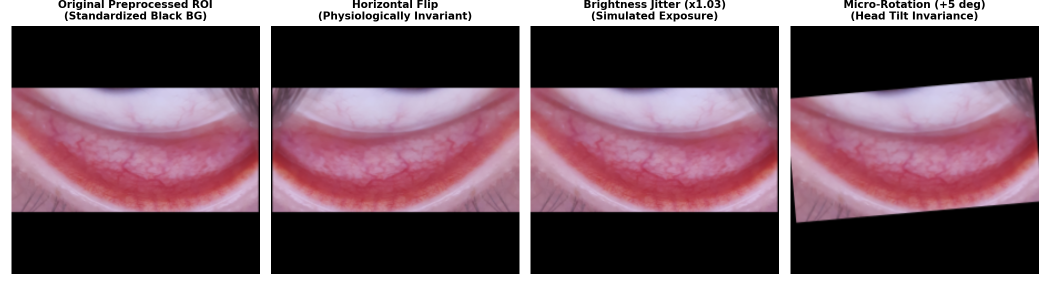
#> input picture reports/model_audit/data_augmentation_samples.png, 2100 x 600 px (shown at 1/2 size)
$ python -i preprocessing.py   (imports and definitions only)   (older library calls are emulated)
#> lines starting #> are read from the running program, lines starting #| are printed output that depends on the picture
#> further down, picture is the input picture: shape (600, 2100, 3); mean B, G, R 108.4, 98.9, 123.1
"""
AnemiaSense — Nail Preprocessing Pipeline
Implements the 10-step verified input pipeline for the MobileNetV3Large model.

CRITICAL ARCHITECTURAL CONTRACT:
The model contains an internal Rescaling(scale=1/127.5, offset=-1.0) layer that
maps [0, 255] to [-1.0, 1.0] inside the computational graph.
Input must be supplied as raw float32 pixels in the range [0.0, 255.0].
External normalization to [-1, 1] must NOT be applied to avoid double normalization.
"""

from typing import Optional, Tuple, Dict, Any, Union
from pathlib import Path
import cv2
import numpy as np
import tensorflow as tf


def validate_nail_image(image_input: Union[np.ndarray, bytes, bytearray]) -> np.ndarray:
    """
    Validates that the input is a readable, non-empty RGB/BGR image.
    Rejects corrupted, empty, or unreadable inputs with descriptive ValueError.
    Returns RGB uint8 numpy array with shape (H, W, 3).
    """
    if image_input is None:
        raise ValueError("Input image is None. Please provide a valid image.")

    if isinstance(image_input, (bytes, bytearray)):
        if len(image_input) == 0:
            raise ValueError("Input image bytes are empty (0 bytes).")
        nparr = np.frombuffer(image_input, np.uint8)
        img = cv2.imdecode(nparr, cv2.IMREAD_COLOR)
        if img is None:
            raise ValueError("Unable to decode image bytes. Unsupported or corrupted file format.")
        img_rgb = cv2.cvtColor(img, cv2.COLOR_BGR2RGB)
    elif hasattr(image_input, "convert") and hasattr(image_input, "mode"):
        # PIL.Image.Image instance
        img_rgb = np.array(image_input.convert("RGB"), dtype=np.uint8)
    elif isinstance(image_input, (str, Path)):
        p = Path(image_input)
        if not p.is_file():
            raise ValueError(f"Image file not found: {image_input}")
        with open(p, "rb") as f:
            raw_bytes = f.read()
        return validate_nail_image(raw_bytes)
    elif isinstance(image_input, np.ndarray):
        if image_input.size == 0:
            raise ValueError("Input image array is empty (size 0).")
        if image_input.ndim == 2:
            img_rgb = cv2.cvtColor(image_input, cv2.COLOR_GRAY2RGB)
        elif image_input.ndim == 3:
            if image_input.shape[2] == 4:
                img_rgb = cv2.cvtColor(image_input, cv2.COLOR_RGBA2RGB)
            elif image_input.shape[2] == 3:
                # Assume already RGB if passed from web handler
                img_rgb = image_input.copy()
            else:
                raise ValueError(f"Unsupported channel count: {image_input.shape[2]}")
        else:
            raise ValueError(f"Unsupported array dimensions: {image_input.ndim}")
    else:
        raise ValueError(f"Unsupported image input type: {type(image_input)}")

    if img_rgb.shape[0] < 16 or img_rgb.shape[1] < 16:
        raise ValueError(f"Image resolution too small: {img_rgb.shape[1]}x{img_rgb.shape[0]}. Minimum is 16x16.")

    return img_rgb


def evaluate_nail_image_quality(img_rgb: np.ndarray) -> Dict[str, Any]:
    """
    Evaluates optical quality of the nail image (blur, brightness, glare).
    Returns quality metrics and warnings.
    """
    gray = cv2.cvtColor(img_rgb, cv2.COLOR_RGB2GRAY)
    blur_score = float(cv2.Laplacian(gray, cv2.CV_64F).var())
    brightness = float(np.mean(gray))
    glare_pct = float(np.mean(gray > 245) * 100.0)

    blur_min = 20.0
    min_lum = 20.0
    max_lum = 235.0
    glare_max_pct = 15.0

    passed = (blur_score >= blur_min and min_lum <= brightness <= max_lum and glare_pct <= glare_max_pct)
    warnings = []
    if blur_score < blur_min:
        warnings.append("Nail image appears out of focus or blurred. Hold camera steady.")
    if brightness < min_lum:
        warnings.append("Illumination is low. Adequate ambient lighting is recommended.")
    elif brightness > max_lum:
        warnings.append("Image is overexposed. Avoid direct harsh flashlight.")
    if glare_pct > glare_max_pct:
        warnings.append("Specular glare/reflection detected on nail plate. Angle camera away from direct glare.")

    return {
        "blur_score": round(blur_score, 2),
        "blur_threshold": blur_min,
        "brightness": round(brightness, 2),
        "glare_percentage": round(glare_pct, 2),
        "passed": bool(passed),
        "warnings": warnings,
    }


def preprocess_nail_image(
    image_input: Union[np.ndarray, bytes, bytearray],
    target_size: Tuple[int, int] = (224, 224),
    crop_coords: Optional[str] = None,
) -> Tuple[np.ndarray, np.ndarray, Dict[str, Any]]:
    """
    Full 10-step verified preprocessing pipeline for MobileNetV3Large nail model:
      1. Accept uploaded image
      2. Validate that it is a readable image
      3. Reject unsupported or corrupted inputs with clear error
      4. Convert image to RGB
      5. Apply optional user crop coordinates (if provided)
      6. Aspect-ratio preserving square padding
      7. Resize to target_size (224x224)
      8. Convert into correct numerical format: float32 in [0.0, 255.0]
      9. Add batch dimension -> shape (1, 224, 224, 3)
      10. Validate final tensor shape and value range

    Returns:
      tensor: np.ndarray of shape (1, 224, 224, 3), dtype float32, range [0, 255]
      padded_rgb: np.ndarray of shape (target_size[0], target_size[1], 3), uint8 (for Grad-CAM overlay)
      qa_metrics: Dict containing optical quality assessment
    """
#> called with target_size = (224, 224)
    # Steps 1 - 4: Accept, validate, reject bad input, convert to RGB
    img_rgb = validate_nail_image(image_input)
    h_orig, w_orig = img_rgb.shape[:2]
#> h_orig = 600; w_orig = 2100

    # Step 5: Region of Interest (ROI) / Interactive Crop
    crop = img_rgb
    if crop_coords:
        try:
            parts = [float(p.strip()) for p in crop_coords.split(",") if p.strip()]
            if len(parts) == 4:
                cx, cy, cw, ch = parts
                if cw <= 1.0 and ch <= 1.0:
                    x0 = max(0, int(cx * w_orig))
                    y0 = max(0, int(cy * h_orig))
                    w0 = min(w_orig - x0, int(cw * w_orig))
                    h0 = min(h_orig - y0, int(ch * h_orig))
                else:
                    x0 = max(0, int(cx))
                    y0 = max(0, int(cy))
                    w0 = min(w_orig - x0, int(cw))
                    h0 = min(h_orig - y0, int(ch))
                if w0 > 15 and h0 > 15:
                    crop = img_rgb[y0 : y0 + h0, x0 : x0 + w0]
        except Exception as e:
            print(f"[AnemiaSense Nail] Crop parsing warning: {e}")

    # Step 6: Aspect-ratio preserving square padding
    h_c, w_c = crop.shape[:2]
#> h_c = 600; w_c = 2100
    max_dim = max(h_c, w_c)
#> max_dim = 2100
    padded_canvas = np.zeros((max_dim, max_dim, 3), dtype=np.uint8)
    y_off = (max_dim - h_c) // 2
#> y_off = 750
    x_off = (max_dim - w_c) // 2
#> x_off = 0
    padded_canvas[y_off : y_off + h_c, x_off : x_off + w_c] = crop
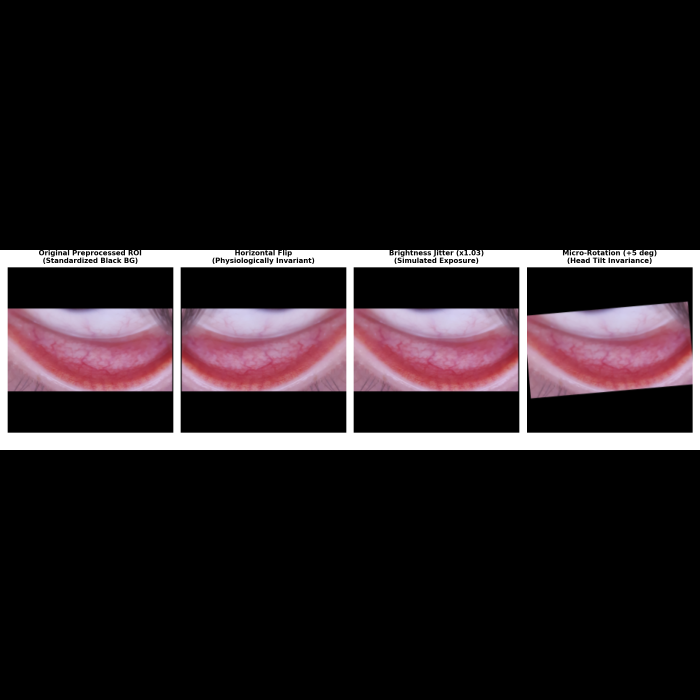
#> padded_canvas: shape (2100, 2100, 3) (shown at 1/3 size); mean B, G, R 31, 28.2, 35.2

    # Step 7: Resize to target size (224x224)
    padded_resized = cv2.resize(padded_canvas, target_size, interpolation=cv2.INTER_AREA)
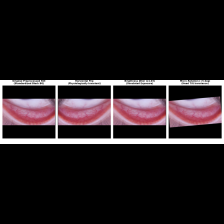
#> padded_resized: shape (224, 224, 3); mean B, G, R 31, 28.2, 35.2

    # Step 8: Convert to numerical format: float32 in [0.0, 255.0]
    # Internal Rescaling layer in model takes [0, 255] and handles [-1, 1] internally
    float_tensor = padded_resized.astype(np.float32)

    # Step 9: Add batch dimension -> (1, 224, 224, 3)
    batch_tensor = np.expand_dims(float_tensor, axis=0)

    # Step 10: Validate final tensor shape and values
    expected_shape = (1, target_size[0], target_size[1], 3)
    if batch_tensor.shape != expected_shape:
        raise ValueError(f"Preprocessing tensor shape error: got {batch_tensor.shape}, expected {expected_shape}")

    if not np.isfinite(batch_tensor).all():
        raise ValueError("Preprocessing tensor contains non-finite values (NaN or Inf).")

    min_val, max_val = float(batch_tensor.min()), float(batch_tensor.max())
#> min_val = 0; max_val = 255
    if min_val < 0.0 or max_val > 255.0:
        raise ValueError(f"Preprocessing pixel range out of bounds: [{min_val}, {max_val}]. Expected [0, 255].")

    qa_metrics = evaluate_nail_image_quality(crop)
#> in evaluate_nail_image_quality, `gray = cv2.cvtColor(img_rgb, cv2.COLOR_RGB2GRAY)`:
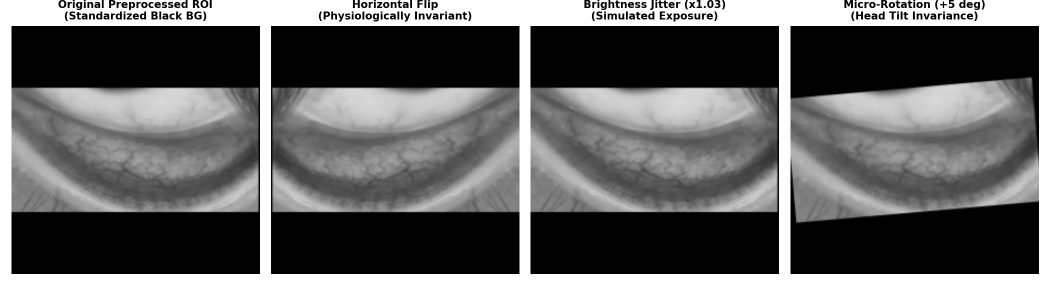
#> gray: shape (600, 2100) (shown at 1/2 size); min 0, max 255, mean 104.5
#> in evaluate_nail_image_quality, `blur_score = float(cv2.Laplacian(gray, cv2.CV_64F).var())`: blur_score = 1511.5
#> in evaluate_nail_image_quality, `brightness = float(np.mean(gray))`: brightness = 104.5
#> in evaluate_nail_image_quality, `glare_pct = float(np.mean(gray > 245) * 100.0)`: glare_pct = 20.3
#> in evaluate_nail_image_quality, `passed = (blur_score >= blur_min and min_lum <= brightness <= max_lum ..`: passed = False
#> qa_metrics = 6 items

    return batch_tensor, padded_resized, qa_metrics

>>> import cv2
>>> picture = cv2.imread('../reports/model_audit/data_augmentation_samples.png')
>>> result = preprocess_nail_image(picture)
